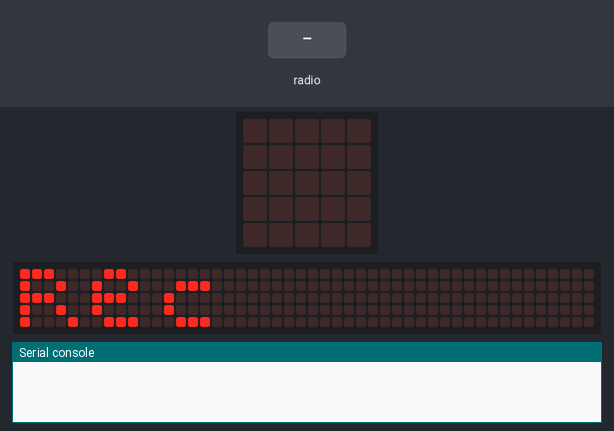
This program was run on a simulated BBC micro:bit (MakeCode). Parts: the board's 5×5 LED display, a strip that is not on the board, showing the scrolling text unrolled, the last lines printed to the serial console. The inputs (shaded band) are chosen by the test bench. The 48×5 strip is a reading aid, not a part: it shows the text the display is scrolling, unrolled, one strip-width of it at a time.

Above: at 3.2 s.
4.9 s: radio message "RM=1" arrives
At 5.13 s:
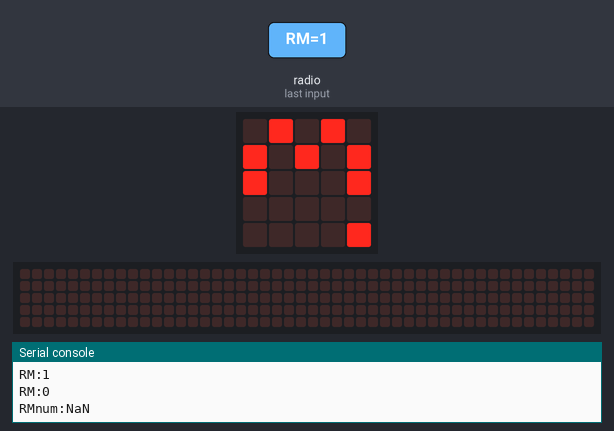
6.8 s: radio message "Laser=1" arrives
At 7.03 s:
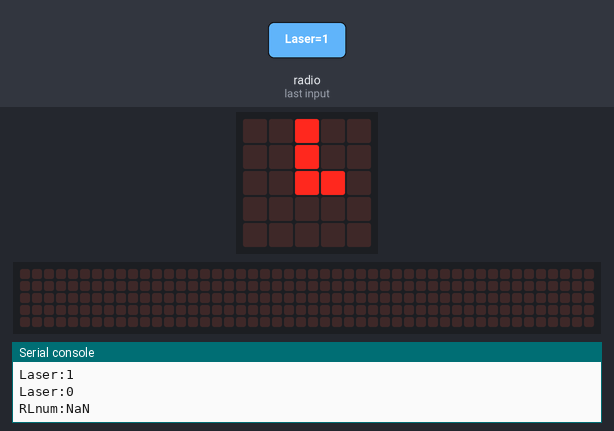
8.7 s: radio message "LM=1" arrives
At 8.93 s:
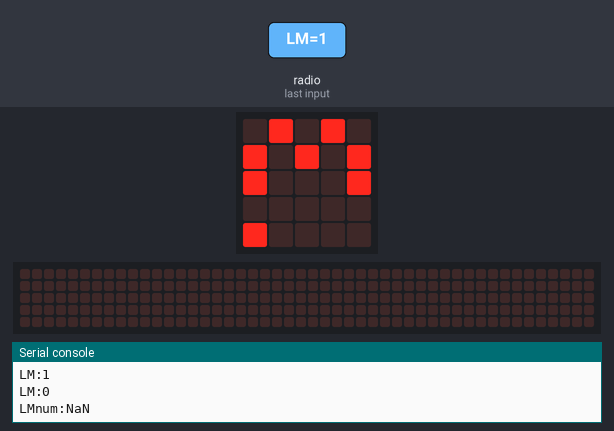
Timing chart, 0 to 11.7 s (numbered marks = the images above; inputs shaded):
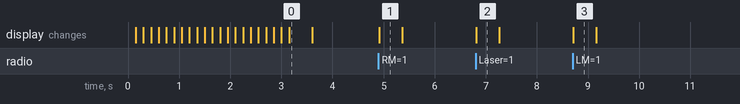

The program:

main.ts
```typescript
radio.setGroup(210);
//dataStreamer.setBaudRate(9600);
basic.showString("Rec");// Rec, R, L, S


//Mottaker:
//Mottak av data og lagring som variabler på mottaker
let leftLaser = 0;
let leftMovement = 0;
let rightLaser = 0;
let rightMovement = 0;

let RLnum: number;
let RMnum: number;
let LMnum: number;
let LLnum: number;

radio.onReceivedValue(function (name, value) {
    if (name == "RM") {
        dataLog("RM");
        countLog("RMnum", RMnum);
        basic.showLeds(`
        . # . # .
        # . # . #
        # . . . #
        . . . . .
        . . . . #
        `)
    } else if (name == "Laser") {
        dataLog("Laser");
        countLog("RLnum", RLnum);
        basic.showLeds(`
        . . # . .
        . . # . .
        . . # # .
        . . . . .
        . . . . .
        `)
    } else if (name == "LM") {
        dataLog("LM");
        countLog("LMnum", LMnum);
        basic.showLeds(`
        . # . # .
        # . # . #
        # . . . #
        . . . . .
        # . . . .
        `)
    }
    basic.pause(50)
    basic.clearScreen();
})
//Bruker variabler fra .onReceivedValue funksjonen. Skriver disse i seriell port før den nulstiller.
//  Kan være et problem at den nullstiller med en gang, så bør kanskje ha et lite delay? Må forskes på.
let recievedSensor: string;

function dataLog(recievedSensor: string) {
    serial.writeValue(recievedSensor, 1);
    //dataStreamer.writeString(recievedSensor);
    //dataStreamer.writeNumber(1);
    basic.pause(10);
    serial.writeValue(recievedSensor, 0);
    //dataStreamer.writeNumber(0);

}

function countLog(recievedSensor: string, countValue: number){
    let RLnum = 1;
    let RMnum = 1;
    let LMnum = 1;
    let LLnum = 1;
    countValue++;
    serial.writeValue(recievedSensor, countValue);
}


//Sender, bruker knapper som eksempel for sensorer. skal lagre avlest verdi som Reading-variabel
//  i stedet for tallet 1. Mulig vi velger å legge til kode her for å bestemme omd et faktisk skjer
//  en forbigåing, på denne måten trenger ikke mottaker å utføre alle kalkulasjoner.
/*
let laserReading = 1;
let rightMovementReading = 1;
let leftMovementReading = 1;

basic.forever(function () {
    //Bevegelsessensor
    let m0value = minode.LightSensorGetLevel(AnalogConnName.Analog_A0);
    if (m0value == 1) {
        while(true){
            let m0value = minode.LightSensorGetLevel(AnalogConnName.Analog_A0);
            basic.pause(100);
            if (m0value == 5){
                break;
            }
        }
        radio.sendValue("LM", rightMovementReading);
        basic.showLeds(`
        . . # . .
        . # # # .
        # # # # #
        # # # # #
        . # # # .
        `);
    }
    /*
    if (minode.PIRIsTriggered(ConnName.A0)) {
        radio.sendValue("RM", rightMovementReading);
        basic.showLeds(`
        . . # . .
        . # # # .
        # # # # #
        # # # # #
        . # # # .
        `);
    }*/

    /*
    //Lasersensor:
    let p0value = pins.digitalReadPin(DigitalPin.P0);
    if (p0value == 0) {
        while(true){
            let p0value = pins.digitalReadPin(DigitalPin.P0);
            basic.pause(100);
            if (p0value == 1){
                break;
            }
        }
        radio.sendValue("Laser", laserReading);
        basic.showLeds(`
        # . . . #
        . . . . .
        . . . . .
        . . . . .
        . . . . .
        `);
    }
    basic.pause(10);
    basic.clearScreen();
})

//function onLightSensorEvent(connName: AnalogConnName, body: () => void): void;
//minode.onLightSensorEvent(AnalogConnName.Analog_A0, function () {

/*
//Lydsensor,
basic.forever(function () {
    let soundValue = input.soundLevel();
    radio.sendValue("Sound", soundValue);
    basic.showLeds(`
        # . . . #
        . # . # .
        . . # . .
        . # . # .
        # . . . #
        `);
    basic.pause(1000);
    basic.clearScreen();
})
*/
```

test.ts
```typescript
// testene settes inn her; disse vil ikke kompilert så lenge denne pakken blir brukt som en utvidelse.
```

Measured:
- after the input at 4.9 s, the display: changes at once (image 1)
- after the input at 6.8 s, the display: changes at once (image 2)
- after the input at 8.7 s, the display: changes at once (image 3)
- what the display in image 0 shows lasts 0.4 s, from 3.2 s to 3.6 s
- what the display in image 1 shows lasts 0.5 s, from 4.9 s to 5.4 s
